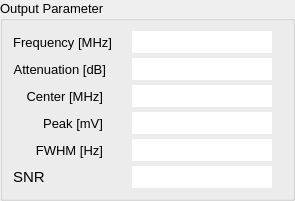
    <widget class="QGroupBox" name="output">
     <property name="minimumSize">
      <size>
       <width>0</width>
       <height>100</height>
      </size>
     </property>
     <property name="font">
      <font>
       <pointsize>10</pointsize>
       <weight>50</weight>
       <bold>false</bold>
      </font>
     </property>
     <property name="title">
      <string>Output Parameter</string>
     </property>
     <property name="flat">
      <bool>false</bool>
     </property>
     <layout class="QVBoxLayout" name="verticalLayout_5">
      <property name="spacing">
       <number>5</number>
      </property>
      <property name="leftMargin">
       <number>10</number>
      </property>
      <property name="topMargin">
       <number>10</number>
      </property>
      <property name="rightMargin">
       <number>20</number>
      </property>
      <property name="bottomMargin">
       <number>10</number>
      </property>
      <item>
       <layout class="QFormLayout" name="outputParameters">
        <property name="rowWrapPolicy">
         <enum>QFormLayout::DontWrapRows</enum>
        </property>
        <property name="horizontalSpacing">
         <number>20</number>
        </property>
        <property name="verticalSpacing">
         <number>5</number>
        </property>
        <property name="leftMargin">
         <number>0</number>
        </property>
        <property name="topMargin">
         <number>0</number>
        </property>
        <property name="rightMargin">
         <number>0</number>
        </property>
        <property name="bottomMargin">
         <number>0</number>
        </property>
        <item row="0" column="0">
         <widget class="QLabel" name="freqLabel">
          <property name="sizePolicy">
           <sizepolicy hsizetype="Minimum" vsizetype="Preferred">
            <horstretch>0</horstretch>
            <verstretch>0</verstretch>
           </sizepolicy>
          </property>
          <property name="minimumSize">
           <size>
            <width>90</width>
            <height>0</height>
           </size>
          </property>
          <property name="font">
           <font>
            <pointsize>10</pointsize>
            <weight>50</weight>
            <bold>false</bold>
           </font>
          </property>
          <property name="text">
           <string>Frequency [MHz]</string>
          </property>
          <property name="alignment">
           <set>Qt::AlignRight|Qt::AlignTrailing|Qt::AlignVCenter</set>
          </property>
         </widget>
        </item>
        <item row="0" column="1">
         <widget class="QLineEdit" name="freq_output">
          <property name="sizePolicy">
           <sizepolicy hsizetype="Expanding" vsizetype="Fixed">
            <horstretch>0</horstretch>
            <verstretch>0</verstretch>
           </sizepolicy>
          </property>
          <property name="minimumSize">
           <size>
            <width>80</width>
            <height>22</height>
           </size>
          </property>
          <property name="maximumSize">
           <size>
            <width>16777215</width>
            <height>22</height>
           </size>
          </property>
          <property name="font">
           <font>
            <pointsize>11</pointsize>
            <weight>50</weight>
            <bold>false</bold>
           </font>
          </property>
          <property name="mouseTracking">
           <bool>false</bool>
          </property>
          <property name="frame">
           <bool>false</bool>
          </property>
          <property name="alignment">
           <set>Qt::AlignRight|Qt::AlignTrailing|Qt::AlignVCenter</set>
          </property>
          <property name="readOnly">
           <bool>true</bool>
          </property>
          <property name="cursorMoveStyle">
           <enum>Qt::LogicalMoveStyle</enum>
          </property>
         </widget>
        </item>
        <item row="1" column="0">
         <widget class="QLabel" name="atLabel">
          <property name="sizePolicy">
           <sizepolicy hsizetype="Minimum" vsizetype="Preferred">
            <horstretch>0</horstretch>
            <verstretch>0</verstretch>
           </sizepolicy>
          </property>
          <property name="minimumSize">
           <size>
            <width>90</width>
            <height>0</height>
           </size>
          </property>
          <property name="font">
           <font>
            <pointsize>10</pointsize>
            <weight>50</weight>
            <bold>false</bold>
           </font>
          </property>
          <property name="text">
           <string>Attenuation [dB]</string>
          </property>
          <property name="alignment">
           <set>Qt::AlignRight|Qt::AlignTrailing|Qt::AlignVCenter</set>
          </property>
         </widget>
        </item>
        <item row="1" column="1">
         <widget class="QLineEdit" name="at_output">
          <property name="sizePolicy">
           <sizepolicy hsizetype="Expanding" vsizetype="Fixed">
            <horstretch>0</horstretch>
            <verstretch>0</verstretch>
           </sizepolicy>
          </property>
          <property name="minimumSize">
           <size>
            <width>80</width>
            <height>22</height>
           </size>
          </property>
          <property name="maximumSize">
           <size>
            <width>16777215</width>
            <height>22</height>
           </size>
          </property>
          <property name="font">
           <font>
            <pointsize>11</pointsize>
            <weight>50</weight>
            <bold>false</bold>
           </font>
          </property>
          <property name="mouseTracking">
           <bool>false</bool>
          </property>
          <property name="frame">
           <bool>false</bool>
          </property>
          <property name="alignment">
           <set>Qt::AlignRight|Qt::AlignTrailing|Qt::AlignVCenter</set>
          </property>
          <property name="readOnly">
           <bool>true</bool>
          </property>
         </widget>
        </item>
        <item row="2" column="0">
         <widget class="QLabel" name="centerLabel">
          <property name="sizePolicy">
           <sizepolicy hsizetype="Minimum" vsizetype="Preferred">
            <horstretch>0</horstretch>
            <verstretch>0</verstretch>
           </sizepolicy>
          </property>
          <property name="minimumSize">
           <size>
            <width>90</width>
            <height>0</height>
           </size>
          </property>
          <property name="font">
           <font>
            <pointsize>10</pointsize>
            <weight>50</weight>
            <bold>false</bold>
           </font>
          </property>
          <property name="text">
           <string>Center [MHz]</string>
          </property>
          <property name="alignment">
           <set>Qt::AlignRight|Qt::AlignTrailing|Qt::AlignVCenter</set>
          </property>
         </widget>
        </item>
        <item row="2" column="1">
         <widget class="QLineEdit" name="center_output">
          <property name="sizePolicy">
           <sizepolicy hsizetype="Expanding" vsizetype="Fixed">
            <horstretch>0</horstretch>
            <verstretch>0</verstretch>
           </sizepolicy>
          </property>
          <property name="minimumSize">
           <size>
            <width>80</width>
            <height>22</height>
           </size>
          </property>
          <property name="maximumSize">
           <size>
            <width>16777215</width>
            <height>22</height>
           </size>
          </property>
          <property name="font">
           <font>
            <pointsize>11</pointsize>
            <weight>50</weight>
            <bold>false</bold>
           </font>
          </property>
          <property name="mouseTracking">
           <bool>false</bool>
          </property>
          <property name="frame">
           <bool>false</bool>
          </property>
          <property name="alignment">
           <set>Qt::AlignRight|Qt::AlignTrailing|Qt::AlignVCenter</set>
          </property>
          <property name="readOnly">
           <bool>true</bool>
          </property>
         </widget>
        </item>
        <item row="3" column="0">
         <widget class="QLabel" name="peakLabel">
          <property name="sizePolicy">
           <sizepolicy hsizetype="Minimum" vsizetype="Preferred">
            <horstretch>0</horstretch>
            <verstretch>0</verstretch>
           </sizepolicy>
          </property>
          <property name="minimumSize">
           <size>
            <width>90</width>
            <height>0</height>
           </size>
          </property>
          <property name="font">
           <font>
            <pointsize>10</pointsize>
            <weight>50</weight>
            <bold>false</bold>
           </font>
          </property>
          <property name="text">
           <string>Peak [mV]</string>
          </property>
          <property name="alignment">
           <set>Qt::AlignRight|Qt::AlignTrailing|Qt::AlignVCenter</set>
          </property>
         </widget>
        </item>
        <item row="4" column="0">
         <widget class="QLabel" name="fwhmLabel">
          <property name="sizePolicy">
           <sizepolicy hsizetype="Minimum" vsizetype="Preferred">
            <horstretch>0</horstretch>
            <verstretch>0</verstretch>
           </sizepolicy>
          </property>
          <property name="minimumSize">
           <size>
            <width>90</width>
            <height>0</height>
           </size>
          </property>
          <property name="font">
           <font>
            <pointsize>10</pointsize>
            <weight>50</weight>
            <bold>false</bold>
           </font>
          </property>
          <property name="text">
           <string>FWHM [Hz]</string>
          </property>
          <property name="alignment">
           <set>Qt::AlignRight|Qt::AlignTrailing|Qt::AlignVCenter</set>
          </property>
         </widget>
        </item>
        <item row="3" column="1">
         <widget class="QLineEdit" name="peak_output">
          <property name="sizePolicy">
           <sizepolicy hsizetype="Expanding" vsizetype="Fixed">
            <horstretch>0</horstretch>
            <verstretch>0</verstretch>
           </sizepolicy>
          </property>
          <property name="minimumSize">
           <size>
            <width>80</width>
            <height>22</height>
           </size>
          </property>
          <property name="maximumSize">
           <size>
            <width>16777215</width>
            <height>22</height>
           </size>
          </property>
          <property name="font">
           <font>
            <pointsize>11</pointsize>
            <weight>50</weight>
            <bold>false</bold>
           </font>
          </property>
          <property name="mouseTracking">
           <bool>false</bool>
          </property>
          <property name="frame">
           <bool>false</bool>
          </property>
          <property name="alignment">
           <set>Qt::AlignRight|Qt::AlignTrailing|Qt::AlignVCenter</set>
          </property>
          <property name="readOnly">
           <bool>true</bool>
          </property>
         </widget>
        </item>
        <item row="4" column="1">
         <widget class="QLineEdit" name="fwhm_output">
          <property name="sizePolicy">
           <sizepolicy hsizetype="Expanding" vsizetype="Fixed">
            <horstretch>0</horstretch>
            <verstretch>0</verstretch>
           </sizepolicy>
          </property>
          <property name="minimumSize">
           <size>
            <width>80</width>
            <height>22</height>
           </size>
          </property>
          <property name="maximumSize">
           <size>
            <width>16777215</width>
            <height>22</height>
           </size>
          </property>
          <property name="font">
           <font>
            <pointsize>11</pointsize>
            <weight>50</weight>
            <bold>false</bold>
           </font>
          </property>
          <property name="mouseTracking">
           <bool>false</bool>
          </property>
          <property name="frame">
           <bool>false</bool>
          </property>
          <property name="alignment">
           <set>Qt::AlignRight|Qt::AlignTrailing|Qt::AlignVCenter</set>
          </property>
          <property name="readOnly">
           <bool>true</bool>
          </property>
         </widget>
        </item>
        <item row="5" column="0">
         <widget class="QLabel" name="label_3">
          <property name="sizePolicy">
           <sizepolicy hsizetype="Minimum" vsizetype="Preferred">
            <horstretch>0</horstretch>
            <verstretch>0</verstretch>
           </sizepolicy>
          </property>
          <property name="font">
           <font>
            <pointsize>11</pointsize>
            <weight>50</weight>
            <bold>false</bold>
           </font>
          </property>
          <property name="text">
           <string>SNR</string>
          </property>
         </widget>
        </item>
        <item row="5" column="1">
         <widget class="QLineEdit" name="snr_output">
          <property name="sizePolicy">
           <sizepolicy hsizetype="Expanding" vsizetype="Fixed">
            <horstretch>0</horstretch>
            <verstretch>0</verstretch>
           </sizepolicy>
          </property>
          <property name="minimumSize">
           <size>
            <width>80</width>
            <height>22</height>
           </size>
          </property>
          <property name="maximumSize">
           <size>
            <width>16777215</width>
            <height>22</height>
           </size>
          </property>
          <property name="font">
           <font>
            <pointsize>11</pointsize>
            <weight>50</weight>
            <bold>false</bold>
           </font>
          </property>
          <property name="mouseTracking">
           <bool>false</bool>
          </property>
          <property name="frame">
           <bool>false</bool>
          </property>
          <property name="alignment">
           <set>Qt::AlignRight|Qt::AlignTrailing|Qt::AlignVCenter</set>
          </property>
          <property name="readOnly">
           <bool>true</bool>
          </property>
         </widget>
        </item>
       </layout>
      </item>
     </layout>
    </widget>
